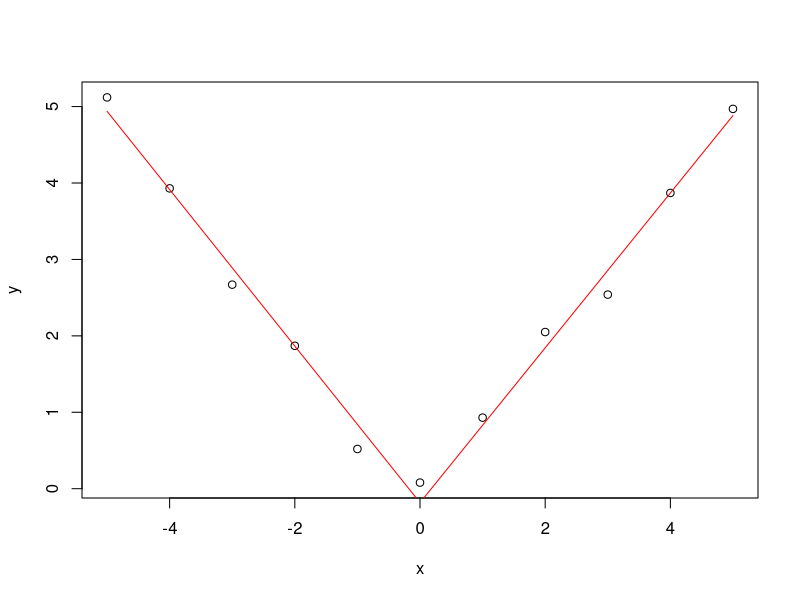

Recreate this plot in R.
#1
#Consider the space shuttle data ?shuttle in the MASS library. Consider modeling the use of the autolander as the outcome (variable name use). Fit a logistic regression model with autolander (variable auto) use (labeled as "auto" 1) versus not (0) as predicted by wind sign (variable wind). Give the estimated odds ratio for autolander use comparing head winds, labeled as "head" in the variable headwind (numerator) to tail winds (denominator).
rm(list = ls())
library(MASS)
?shuttle
#use as outcome
head(shuttle)
shut <- as.data.frame(shuttle)
shut$useBin <- ifelse(shut$use == "auto", 1, 0)
fit <- glm(useBin ~ factor(wind) - 1, family = "binomial", data = shut) 

round(summary(fit)$coef, 3)
# Estimate Std. Error z value Pr(>|z|)
# factor(wind)head    0.251      0.178   1.410    0.158
# factor(wind)tail    0.283      0.179   1.586    0.113

exp(summary(fit)$coef)
# Estimate Std. Error  z value Pr(>|z|)
# factor(wind)head 1.285714   1.195033 4.097999 1.171626
# factor(wind)tail 1.327273   1.195484 4.882653 1.119419

round((exp(summary(fit)$coef[1, 1])) / (exp(summary(fit)$coef[2, 1])), 3)
#[1] 0.969


#2
#Consider the previous problem. Give the estimated odds ratio for autolander use comparing head winds (numerator) to tail winds (denominator) adjusting for wind strength from the variable magn.
fit2 <- glm(useBin ~ factor(wind) + factor(magn) - 1, family = "binomial", data = shut) 
exp(summary(fit2)$coef)
(exp(summary(fit2)$coef[1, 1])) / (exp(summary(fit2)$coef[2, 1]))
#[1] 0.9684981


#3
#If you fit a logistic regression model to a binary variable, for example use of the autolander, then fit a logistic regression model for one minus the outcome (not using the autolander) what happens to the coefficients?
fit3 <- glm(1 - useBin ~ factor(wind) - 1, family = "binomial", data = shut) 
round(summary(fit3)$coef, 3)
# Estimate Std. Error z value Pr(>|z|)
# factor(wind)head   -0.251      0.178  -1.410    0.158
# factor(wind)tail   -0.283      0.179  -1.586    0.113

#the signs are reversed

#4
#Consider the insect spray data InsectSprays. Fit a Poisson model using spray as a factor level. Report the estimated relative rate comapring spray A (numerator) to spray B (denominator).
rm(list = ls())
data("InsectSprays")
spray <- as.data.frame(InsectSprays)
?InsectSprays
fit <- glm(count ~ factor(spray) - 1, family = poisson, data = spray)
summary(fit)$coef
# Estimate Std. Error   z value      Pr(>|z|)
# factor(spray)A 2.6741486 0.07580980 35.274443 1.448048e-272
# factor(spray)B 2.7300291 0.07372098 37.031917 3.510670e-300
# factor(spray)C 0.7339692 0.19999987  3.669848  2.426946e-04
# factor(spray)D 1.5926308 0.13018891 12.233229  2.065604e-34
# factor(spray)E 1.2527630 0.15430335  8.118832  4.706917e-16
# factor(spray)F 2.8134107 0.07071068 39.787636  0.000000e+00

exp(summary(fit)$coef[1, 1]) / exp(summary(fit)$coef[2, 1])
#[1] 0.9456522


#5
rm(list = ls())
data("InsectSprays")
spray <- as.data.frame(InsectSprays)
?InsectSprays
fit <- glm(count ~ factor(spray) - 1, family = poisson, data = spray, offset = log(count + 1))
fit2 <- glm(count ~ factor(spray) - 1, family = poisson, data = spray, offset = log(10) + log(count + 1))
summary(fit)$coef
summary(fit2)$coef
# Estimate Std. Error    z value   Pr(>|z|)
# factor(spray)A -0.06669137 0.07580980 -0.8797196 0.37901120
# factor(spray)B -0.06317890 0.07372098 -0.8570003 0.39144471
# factor(spray)C -0.39204209 0.19999994 -1.9602110 0.04997113
# factor(spray)D -0.18514243 0.13018891 -1.4221060 0.15499548
# factor(spray)E -0.25131443 0.15430335 -1.6287036 0.10337577
# factor(spray)F -0.05826891 0.07071068 -0.8240468 0.40991297
# > summary(fit2)$coef
# Estimate Std. Error   z value      Pr(>|z|)
# factor(spray)A -2.369276 0.07580980 -31.25290 2.038695e-214
# factor(spray)B -2.365764 0.07372098 -32.09078 5.928009e-226
# factor(spray)C -2.694627 0.19999994 -13.47314  2.250863e-41
# factor(spray)D -2.487728 0.13018891 -19.10860  2.141463e-81
# factor(spray)E -2.553900 0.15430335 -16.55116  1.570458e-61
# factor(spray)F -2.360854 0.07071068 -33.38752 2.080759e-244

# coefficient estimate remains unchanged 0.075

#6
x <- -5:5
y <- c(5.12, 3.93, 2.67, 1.87, 0.52, 0.08, 0.93, 2.05, 2.54, 3.87, 4.97)
knots<-c(0)
splineTerms<-sapply(knots,function(knot) (x>knot)*(x-knot))
xmat<-cbind(1,x,splineTerms)
fit<-lm(y~xmat-1)
yhat<-predict(fit)
(yhat[10]-yhat[6])/4
summary(fit)$coef
plot(x,y)
lines(x,yhat,col="red")


(yhat[11]-yhat[7])/4
#1.013067